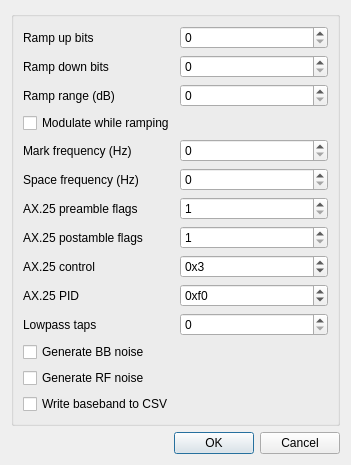
<?xml version="1.0" encoding="UTF-8"?>
<ui version="4.0">
 <class>PacketModTXSettingsDialog</class>
 <widget class="QDialog" name="PacketModTXSettingsDialog">
  <property name="geometry">
   <rect>
    <x>0</x>
    <y>0</y>
    <width>351</width>
    <height>449</height>
   </rect>
  </property>
  <property name="font">
   <font>
    <family>Liberation Sans</family>
    <pointsize>9</pointsize>
   </font>
  </property>
  <property name="windowTitle">
   <string>Packet TX Extra Settings</string>
  </property>
  <layout class="QVBoxLayout" name="verticalLayout">
   <item>
    <widget class="QGroupBox" name="groupBox">
     <layout class="QFormLayout" name="formLayout">
      <item row="0" column="0">
       <widget class="QLabel" name="rampUpLabel">
        <property name="text">
         <string>Ramp up bits</string>
        </property>
       </widget>
      </item>
      <item row="0" column="1">
       <widget class="QSpinBox" name="rampUp">
        <property name="toolTip">
         <string>Number of bits at start of frame during which output power is ramped up.</string>
        </property>
       </widget>
      </item>
      <item row="1" column="0">
       <widget class="QLabel" name="rampDownLabel">
        <property name="text">
         <string>Ramp down bits</string>
        </property>
       </widget>
      </item>
      <item row="1" column="1">
       <widget class="QSpinBox" name="rampDown">
        <property name="toolTip">
         <string>Number of bits at end of frame during which output power is ramped down.</string>
        </property>
       </widget>
      </item>
      <item row="2" column="0">
       <widget class="QLabel" name="rampRangeLabel">
        <property name="text">
         <string>Ramp range (dB)</string>
        </property>
       </widget>
      </item>
      <item row="2" column="1">
       <widget class="QSpinBox" name="rampRange">
        <property name="toolTip">
         <string>Range in dB over which power is ramped up or down. E.g. a value of 60 causes power to be ramped from -60dB to 0dB.</string>
        </property>
        <property name="maximum">
         <number>120</number>
        </property>
       </widget>
      </item>
      <item row="3" column="0" colspan="2">
       <widget class="QCheckBox" name="modulateWhileRamping">
        <property name="toolTip">
         <string>Modulate during ramping.</string>
        </property>
        <property name="text">
         <string>Modulate while ramping</string>
        </property>
       </widget>
      </item>
      <item row="4" column="0">
       <widget class="QLabel" name="markFrequencyLabel">
        <property name="text">
         <string>Mark frequency (Hz)</string>
        </property>
       </widget>
      </item>
      <item row="4" column="1">
       <widget class="QSpinBox" name="markFrequency">
        <property name="toolTip">
         <string>Frequency of tone to generate for a mark (1).</string>
        </property>
        <property name="maximum">
         <number>24000</number>
        </property>
        <property name="singleStep">
         <number>100</number>
        </property>
       </widget>
      </item>
      <item row="5" column="0">
       <widget class="QLabel" name="spaceFrequencyLabel">
        <property name="text">
         <string>Space frequency (Hz)</string>
        </property>
       </widget>
      </item>
      <item row="5" column="1">
       <widget class="QSpinBox" name="spaceFrequency">
        <property name="toolTip">
         <string>Frequency of tone to generate for a space (0).</string>
        </property>
        <property name="maximum">
         <number>24000</number>
        </property>
        <property name="singleStep">
         <number>100</number>
        </property>
       </widget>
      </item>
      <item row="6" column="0">
       <widget class="QLabel" name="ax25PreFlagsLabel">
        <property name="text">
         <string>AX.25 preamble flags</string>
        </property>
       </widget>
      </item>
      <item row="6" column="1">
       <widget class="QSpinBox" name="ax25PreFlags">
        <property name="toolTip">
         <string>Number of flags to be transmitted before the frame. This gives more time for a receiver to unmute.</string>
        </property>
        <property name="minimum">
         <number>1</number>
        </property>
        <property name="maximum">
         <number>1024</number>
        </property>
       </widget>
      </item>
      <item row="7" column="0">
       <widget class="QLabel" name="ax25PostFlagsLabel">
        <property name="text">
         <string>AX.25 postamble flags</string>
        </property>
       </widget>
      </item>
      <item row="7" column="1">
       <widget class="QSpinBox" name="ax25PostFlags">
        <property name="toolTip">
         <string>Number of flags to be transmitted after the frame.</string>
        </property>
        <property name="minimum">
         <number>1</number>
        </property>
        <property name="maximum">
         <number>1024</number>
        </property>
       </widget>
      </item>
      <item row="8" column="0">
       <widget class="QLabel" name="ax25ControlLabel">
        <property name="text">
         <string>AX.25 control</string>
        </property>
       </widget>
      </item>
      <item row="8" column="1">
       <widget class="QSpinBox" name="ax25Control">
        <property name="toolTip">
         <string>Value of control field in AX.25 frame.</string>
        </property>
        <property name="prefix">
         <string>0x</string>
        </property>
        <property name="maximum">
         <number>255</number>
        </property>
        <property name="value">
         <number>3</number>
        </property>
        <property name="displayIntegerBase">
         <number>16</number>
        </property>
       </widget>
      </item>
      <item row="9" column="0">
       <widget class="QLabel" name="ax25PIDLabel">
        <property name="text">
         <string>AX.25 PID</string>
        </property>
       </widget>
      </item>
      <item row="9" column="1">
       <widget class="QSpinBox" name="ax25PID">
        <property name="toolTip">
         <string>Value of PID field in AX.25 frame. Use 0xf0 for no L3.</string>
        </property>
        <property name="prefix">
         <string>0x</string>
        </property>
        <property name="maximum">
         <number>255</number>
        </property>
        <property name="value">
         <number>240</number>
        </property>
        <property name="displayIntegerBase">
         <number>16</number>
        </property>
       </widget>
      </item>
      <item row="10" column="0">
       <widget class="QLabel" name="lpfTapsLabel">
        <property name="text">
         <string>Lowpass taps</string>
        </property>
       </widget>
      </item>
      <item row="10" column="1">
       <widget class="QSpinBox" name="lpfTaps">
        <property name="toolTip">
         <string>Number of taps in LPF for RF BW filter.</string>
        </property>
        <property name="maximum">
         <number>10000</number>
        </property>
       </widget>
      </item>
      <item row="12" column="0">
       <widget class="QCheckBox" name="rfNoise">
        <property name="toolTip">
         <string>Generate white noise as RF signal.</string>
        </property>
        <property name="text">
         <string>Generate RF noise</string>
        </property>
       </widget>
      </item>
      <item row="13" column="0">
       <widget class="QCheckBox" name="writeToFile">
        <property name="sizePolicy">
         <sizepolicy hsizetype="Minimum" vsizetype="Fixed">
          <horstretch>0</horstretch>
          <verstretch>0</verstretch>
         </sizepolicy>
        </property>
        <property name="toolTip">
         <string>Write baseband signal to a CSV file named packetmod.csv</string>
        </property>
        <property name="text">
         <string>Write baseband to CSV</string>
        </property>
       </widget>
      </item>
      <item row="11" column="0">
       <widget class="QCheckBox" name="bbNoise">
        <property name="toolTip">
         <string>Generate white noise as baseband signal.</string>
        </property>
        <property name="text">
         <string>Generate BB noise</string>
        </property>
       </widget>
      </item>
     </layout>
    </widget>
   </item>
   <item>
    <widget class="QDialogButtonBox" name="buttonBox">
     <property name="orientation">
      <enum>Qt::Horizontal</enum>
     </property>
     <property name="standardButtons">
      <set>QDialogButtonBox::Cancel|QDialogButtonBox::Ok</set>
     </property>
    </widget>
   </item>
  </layout>
 </widget>
 <tabstops>
  <tabstop>rampUp</tabstop>
  <tabstop>rampDown</tabstop>
  <tabstop>rampRange</tabstop>
  <tabstop>modulateWhileRamping</tabstop>
  <tabstop>markFrequency</tabstop>
  <tabstop>spaceFrequency</tabstop>
  <tabstop>ax25PreFlags</tabstop>
  <tabstop>ax25PostFlags</tabstop>
  <tabstop>ax25Control</tabstop>
  <tabstop>ax25PID</tabstop>
  <tabstop>lpfTaps</tabstop>
  <tabstop>bbNoise</tabstop>
  <tabstop>rfNoise</tabstop>
  <tabstop>writeToFile</tabstop>
 </tabstops>
 <resources/>
 <connections>
  <connection>
   <sender>buttonBox</sender>
   <signal>accepted()</signal>
   <receiver>PacketModTXSettingsDialog</receiver>
   <slot>accept()</slot>
   <hints>
    <hint type="sourcelabel">
     <x>248</x>
     <y>254</y>
    </hint>
    <hint type="destinationlabel">
     <x>157</x>
     <y>274</y>
    </hint>
   </hints>
  </connection>
  <connection>
   <sender>buttonBox</sender>
   <signal>rejected()</signal>
   <receiver>PacketModTXSettingsDialog</receiver>
   <slot>reject()</slot>
   <hints>
    <hint type="sourcelabel">
     <x>316</x>
     <y>260</y>
    </hint>
    <hint type="destinationlabel">
     <x>286</x>
     <y>274</y>
    </hint>
   </hints>
  </connection>
 </connections>
</ui>
